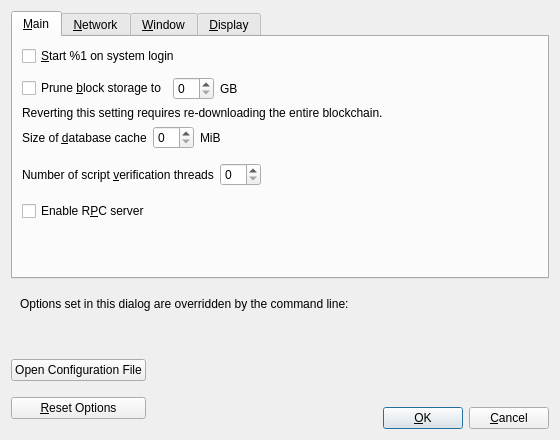
<?xml version="1.0" encoding="UTF-8"?>
<ui version="4.0">
 <class>OptionsDialog</class>
 <widget class="QDialog" name="OptionsDialog">
  <property name="geometry">
   <rect>
    <x>0</x>
    <y>0</y>
    <width>560</width>
    <height>440</height>
   </rect>
  </property>
  <property name="windowTitle">
   <string>Options</string>
  </property>
  <property name="modal">
   <bool>true</bool>
  </property>
  <layout class="QVBoxLayout" name="verticalLayout">
   <item>
    <widget class="QTabWidget" name="tabWidget">
     <property name="currentIndex">
      <number>0</number>
     </property>
     <widget class="QWidget" name="tabMain">
      <attribute name="title">
       <string>&amp;Main</string>
      </attribute>
      <layout class="QVBoxLayout" name="verticalLayout_Main">
       <item>
        <widget class="QCheckBox" name="bitcoinAtStartup">
         <property name="toolTip">
          <string>Automatically start %1 after logging in to the system.</string>
         </property>
         <property name="text">
          <string>&amp;Start %1 on system login</string>
         </property>
        </widget>
       </item>
       <item>
        <spacer name="horizontalSpacer_0_Main">
         <property name="orientation">
          <enum>Qt::Horizontal</enum>
         </property>
         <property name="sizeHint" stdset="0">
          <size>
           <width>40</width>
           <height>5</height>
          </size>
         </property>
        </spacer>
       </item>
       <item>
        <layout class="QHBoxLayout" name="horizontalLayout_Main_Prune">
         <item>
          <widget class="QCheckBox" name="prune">
           <property name="toolTip">
            <string>Enabling pruning significantly reduces the disk space required to store transactions. All blocks are still fully validated. Reverting this setting requires re-downloading the entire blockchain.</string>
           </property>
           <property name="text">
            <string>Prune &amp;block storage to</string>
           </property>
          </widget>
         </item>
         <item>
          <widget class="QSpinBox" name="pruneSize"/>
         </item>
         <item>
          <widget class="QLabel" name="pruneSizeUnitLabel">
           <property name="text">
            <string>GB</string>
           </property>
           <property name="textFormat">
            <enum>Qt::PlainText</enum>
           </property>
          </widget>
         </item>
         <item>
          <spacer name="horizontalSpacer_Main_Prune">
           <property name="orientation">
            <enum>Qt::Horizontal</enum>
           </property>
           <property name="sizeHint" stdset="0">
            <size>
             <width>40</width>
             <height>20</height>
            </size>
           </property>
          </spacer>
         </item>
        </layout>
       </item>
       <item>
        <widget class="QLabel" name="pruneWarning">
         <property name="text">
          <string>Reverting this setting requires re-downloading the entire blockchain.</string>
         </property>
         <property name="textFormat">
          <enum>Qt::PlainText</enum>
         </property>
        </widget>
       </item>
       <item>
        <layout class="QHBoxLayout" name="horizontalLayout_2_Main">
         <item>
          <widget class="QLabel" name="databaseCacheLabel">
           <property name="toolTip">
            <string extracomment="Tooltip text for Options window setting that sets the size of the database cache. Explains the corresponding effects of increasing/decreasing this value.">Maximum database cache size. Make sure you have enough RAM. A larger cache can contribute to faster sync, after which the benefit is less pronounced for most use cases. Lowering the cache size will reduce memory usage. Unused mempool memory is shared for this cache.</string>
           </property>
           <property name="text">
            <string>Size of &amp;database cache</string>
           </property>
           <property name="textFormat">
            <enum>Qt::PlainText</enum>
           </property>
           <property name="buddy">
            <cstring>databaseCache</cstring>
           </property>
          </widget>
         </item>
         <item>
          <widget class="QSpinBox" name="databaseCache"/>
         </item>
         <item>
          <widget class="QLabel" name="databaseCacheUnitLabel">
           <property name="text">
            <string>MiB</string>
           </property>
           <property name="textFormat">
            <enum>Qt::PlainText</enum>
           </property>
          </widget>
         </item>
         <item>
          <spacer name="horizontalSpacer_2_Main">
           <property name="orientation">
            <enum>Qt::Horizontal</enum>
           </property>
           <property name="sizeHint" stdset="0">
            <size>
             <width>40</width>
             <height>20</height>
            </size>
           </property>
          </spacer>
         </item>
        </layout>
       </item>
       <item>
        <layout class="QHBoxLayout" name="horizontalLayout_Main_VerifyLabel">
         <item>
          <widget class="QLabel" name="threadsScriptVerifLabel">
           <property name="toolTip">
            <string extracomment="Tooltip text for Options window setting that sets the number of script verification threads. Explains that negative values mean to leave these many cores free to the system.">Set the number of script verification threads. Negative values correspond to the number of cores you want to leave free to the system.</string>
           </property>
           <property name="text">
            <string>Number of script &amp;verification threads</string>
           </property>
           <property name="textFormat">
            <enum>Qt::PlainText</enum>
           </property>
           <property name="buddy">
            <cstring>threadsScriptVerif</cstring>
           </property>
          </widget>
         </item>
         <item>
          <widget class="QSpinBox" name="threadsScriptVerif">
           <property name="toolTip">
            <string>(0 = auto, &lt;0 = leave that many cores free)</string>
           </property>
          </widget>
         </item>
         <item>
          <spacer name="horizontalSpacer_Main_Threads">
           <property name="orientation">
            <enum>Qt::Horizontal</enum>
           </property>
           <property name="sizeHint" stdset="0">
            <size>
             <width>40</width>
             <height>40</height>
            </size>
           </property>
          </spacer>
         </item>
        </layout>
       </item>
       <item>
        <widget class="QCheckBox" name="enableServer">
         <property name="toolTip">
          <string extracomment="Tooltip text for Options window setting that enables the RPC server.">This allows you or a third party tool to communicate with the node through command-line and JSON-RPC commands.</string>
         </property>
         <property name="text">
          <string extracomment="An Options window setting to enable the RPC server.">Enable R&amp;PC server</string>
         </property>
        </widget>
       </item>
       <item>
        <spacer name="verticalSpacer_Main">
         <property name="orientation">
          <enum>Qt::Vertical</enum>
         </property>
         <property name="sizeHint" stdset="0">
          <size>
           <width>20</width>
           <height>40</height>
          </size>
         </property>
        </spacer>
       </item>
      </layout>
     </widget>
     <widget class="QWidget" name="tabNetwork">
      <attribute name="title">
       <string>&amp;Network</string>
      </attribute>
      <layout class="QVBoxLayout" name="verticalLayout_Network">
       <item>
        <widget class="QCheckBox" name="mapPortNatpmp">
         <property name="toolTip">
          <string>Automatically open the Bitcoin client port on the router. This only works when your router supports PCP or NAT-PMP and it is enabled. The external port could be random.</string>
         </property>
         <property name="text">
          <string>Map port using PCP or NA&amp;T-PMP</string>
         </property>
        </widget>
       </item>
       <item>
        <widget class="QCheckBox" name="allowIncoming">
         <property name="toolTip">
          <string>Accept connections from outside.</string>
         </property>
         <property name="text">
          <string>Allow incomin&amp;g connections</string>
         </property>
        </widget>
       </item>
       <item>
        <widget class="QCheckBox" name="connectSocks">
         <property name="toolTip">
          <string>Connect to the Bitcoin network through a SOCKS5 proxy.</string>
         </property>
         <property name="text">
          <string>&amp;Connect through SOCKS5 proxy (default proxy):</string>
         </property>
        </widget>
       </item>
       <item>
        <layout class="QHBoxLayout" name="horizontalLayout_1_Network">
         <item>
          <widget class="QLabel" name="proxyIpLabel">
           <property name="text">
            <string>Proxy &amp;IP:</string>
           </property>
           <property name="textFormat">
            <enum>Qt::PlainText</enum>
           </property>
           <property name="buddy">
            <cstring>proxyIp</cstring>
           </property>
          </widget>
         </item>
         <item>
          <widget class="QValidatedLineEdit" name="proxyIp">
           <property name="minimumSize">
            <size>
             <width>140</width>
             <height>0</height>
            </size>
           </property>
           <property name="maximumSize">
            <size>
             <width>140</width>
             <height>16777215</height>
            </size>
           </property>
           <property name="toolTip">
            <string>IP address of the proxy (e.g. IPv4: 127.0.0.1 / IPv6: ::1)</string>
           </property>
          </widget>
         </item>
         <item>
          <widget class="QLabel" name="proxyPortLabel">
           <property name="text">
            <string>&amp;Port:</string>
           </property>
           <property name="textFormat">
            <enum>Qt::PlainText</enum>
           </property>
           <property name="buddy">
            <cstring>proxyPort</cstring>
           </property>
          </widget>
         </item>
         <item>
          <widget class="QLineEdit" name="proxyPort">
           <property name="minimumSize">
            <size>
             <width>55</width>
             <height>0</height>
            </size>
           </property>
           <property name="maximumSize">
            <size>
             <width>55</width>
             <height>16777215</height>
            </size>
           </property>
           <property name="toolTip">
            <string>Port of the proxy (e.g. 9050)</string>
           </property>
          </widget>
         </item>
         <item>
          <spacer name="horizontalSpacer_1_Network">
           <property name="orientation">
            <enum>Qt::Horizontal</enum>
           </property>
           <property name="sizeHint" stdset="0">
            <size>
             <width>40</width>
             <height>20</height>
            </size>
           </property>
          </spacer>
         </item>
        </layout>
       </item>
       <item>
        <layout class="QHBoxLayout" name="horizontalLayout_2_Network">
         <item>
          <widget class="QLabel" name="proxyActiveNets">
           <property name="text">
            <string>Used for reaching peers via:</string>
           </property>
           <property name="textFormat">
            <enum>Qt::PlainText</enum>
           </property>
          </widget>
         </item>
         <item>
          <widget class="QCheckBox" name="proxyReachIPv4">
           <property name="enabled">
            <bool>false</bool>
           </property>
           <property name="toolTip">
            <string>Shows if the supplied default SOCKS5 proxy is used to reach peers via this network type.</string>
           </property>
           <property name="text">
            <string/>
           </property>
          </widget>
         </item>
         <item>
          <widget class="QLabel" name="proxyReachIPv4Label">
           <property name="text">
            <string>IPv4</string>
           </property>
           <property name="textFormat">
            <enum>Qt::PlainText</enum>
           </property>
          </widget>
         </item>
         <item>
          <widget class="QCheckBox" name="proxyReachIPv6">
           <property name="enabled">
            <bool>false</bool>
           </property>
           <property name="toolTip">
            <string>Shows if the supplied default SOCKS5 proxy is used to reach peers via this network type.</string>
           </property>
           <property name="text">
            <string/>
           </property>
          </widget>
         </item>
         <item>
          <widget class="QLabel" name="proxyReachIPv6Label">
           <property name="text">
            <string>IPv6</string>
           </property>
           <property name="textFormat">
            <enum>Qt::PlainText</enum>
           </property>
          </widget>
         </item>
         <item>
          <widget class="QCheckBox" name="proxyReachTor">
           <property name="enabled">
            <bool>false</bool>
           </property>
           <property name="toolTip">
            <string>Shows if the supplied default SOCKS5 proxy is used to reach peers via this network type.</string>
           </property>
           <property name="text">
            <string/>
           </property>
          </widget>
         </item>
         <item>
          <widget class="QLabel" name="proxyReachTorLabel">
           <property name="text">
            <string>Tor</string>
           </property>
           <property name="textFormat">
            <enum>Qt::PlainText</enum>
           </property>
          </widget>
         </item>
         <item>
          <spacer name="horizontalSpacer_2_Network">
           <property name="orientation">
            <enum>Qt::Horizontal</enum>
           </property>
           <property name="sizeHint" stdset="0">
            <size>
             <width>40</width>
             <height>20</height>
            </size>
           </property>
          </spacer>
         </item>
        </layout>
       </item>
       <item>
        <widget class="QCheckBox" name="connectSocksTor">
         <property name="toolTip">
          <string>Connect to the Bitcoin network through a separate SOCKS5 proxy for Tor onion services.</string>
         </property>
         <property name="text">
          <string>Use separate SOCKS&amp;5 proxy to reach peers via Tor onion services:</string>
         </property>
        </widget>
       </item>
       <item>
        <layout class="QHBoxLayout" name="horizontalLayout_3_Network">
         <item>
          <widget class="QLabel" name="proxyIpTorLabel">
           <property name="text">
            <string>Proxy &amp;IP:</string>
           </property>
           <property name="textFormat">
            <enum>Qt::PlainText</enum>
           </property>
           <property name="buddy">
            <cstring>proxyIpTor</cstring>
           </property>
          </widget>
         </item>
         <item>
          <widget class="QValidatedLineEdit" name="proxyIpTor">
           <property name="minimumSize">
            <size>
             <width>140</width>
             <height>0</height>
            </size>
           </property>
           <property name="maximumSize">
            <size>
             <width>140</width>
             <height>16777215</height>
            </size>
           </property>
           <property name="toolTip">
            <string>IP address of the proxy (e.g. IPv4: 127.0.0.1 / IPv6: ::1)</string>
           </property>
          </widget>
         </item>
         <item>
          <widget class="QLabel" name="proxyPortTorLabel">
           <property name="text">
            <string>&amp;Port:</string>
           </property>
           <property name="textFormat">
            <enum>Qt::PlainText</enum>
           </property>
           <property name="buddy">
            <cstring>proxyPortTor</cstring>
           </property>
          </widget>
         </item>
         <item>
          <widget class="QLineEdit" name="proxyPortTor">
           <property name="minimumSize">
            <size>
             <width>55</width>
             <height>0</height>
            </size>
           </property>
           <property name="maximumSize">
            <size>
             <width>55</width>
             <height>16777215</height>
            </size>
           </property>
           <property name="toolTip">
            <string>Port of the proxy (e.g. 9050)</string>
           </property>
          </widget>
         </item>
         <item>
          <spacer name="horizontalSpacer_4_Network">
           <property name="orientation">
            <enum>Qt::Horizontal</enum>
           </property>
           <property name="sizeHint" stdset="0">
            <size>
             <width>40</width>
             <height>20</height>
            </size>
           </property>
          </spacer>
         </item>
        </layout>
       </item>
       <item>
        <spacer name="verticalSpacer_Network">
         <property name="orientation">
          <enum>Qt::Vertical</enum>
         </property>
         <property name="sizeHint" stdset="0">
          <size>
           <width>20</width>
           <height>40</height>
          </size>
         </property>
        </spacer>
       </item>
      </layout>
     </widget>
     <widget class="QWidget" name="tabWindow">
      <attribute name="title">
       <string>&amp;Window</string>
      </attribute>
      <layout class="QVBoxLayout" name="verticalLayout_Window">
       <item>
        <widget class="QCheckBox" name="showTrayIcon">
         <property name="toolTip">
          <string>Show the icon in the system tray.</string>
         </property>
         <property name="text">
          <string>&amp;Show tray icon</string>
         </property>
         <property name="checked">
          <bool>true</bool>
         </property>
        </widget>
       </item>
       <item>
        <widget class="QCheckBox" name="minimizeToTray">
         <property name="toolTip">
          <string>Show only a tray icon after minimizing the window.</string>
         </property>
         <property name="text">
          <string>&amp;Minimize to the tray instead of the taskbar</string>
         </property>
        </widget>
       </item>
       <item>
        <widget class="QCheckBox" name="minimizeOnClose">
         <property name="toolTip">
          <string>Minimize instead of exit the application when the window is closed. When this option is enabled, the application will be closed only after selecting Exit in the menu.</string>
         </property>
         <property name="text">
          <string>M&amp;inimize on close</string>
         </property>
        </widget>
       </item>
       <item>
        <spacer name="verticalSpacer_Window">
         <property name="orientation">
          <enum>Qt::Vertical</enum>
         </property>
         <property name="sizeHint" stdset="0">
          <size>
           <width>20</width>
           <height>40</height>
          </size>
         </property>
        </spacer>
       </item>
      </layout>
     </widget>
     <widget class="QWidget" name="tabDisplay">
      <attribute name="title">
       <string>&amp;Display</string>
      </attribute>
      <layout class="QVBoxLayout" name="verticalLayout_Display">
       <item>
        <layout class="QHBoxLayout" name="horizontalLayout_1_Display">
         <item>
          <widget class="QLabel" name="langLabel">
           <property name="text">
            <string>User Interface &amp;language:</string>
           </property>
           <property name="textFormat">
            <enum>Qt::PlainText</enum>
           </property>
           <property name="buddy">
            <cstring>lang</cstring>
           </property>
          </widget>
         </item>
         <item>
          <widget class="QValueComboBox" name="lang">
           <property name="toolTip">
            <string>The user interface language can be set here. This setting will take effect after restarting %1.</string>
           </property>
          </widget>
         </item>
        </layout>
       </item>
       <item>
        <layout class="QHBoxLayout" name="horizontalLayout_2_Display">
         <item>
          <widget class="QLabel" name="unitLabel">
           <property name="text">
            <string>&amp;Unit to show amounts in:</string>
           </property>
           <property name="textFormat">
            <enum>Qt::PlainText</enum>
           </property>
           <property name="buddy">
            <cstring>unit</cstring>
           </property>
          </widget>
         </item>
         <item>
          <widget class="QValueComboBox" name="unit">
           <property name="toolTip">
            <string>Choose the default subdivision unit to show in the interface and when sending coins.</string>
           </property>
          </widget>
         </item>
        </layout>
       </item>
       <item>
        <layout class="QHBoxLayout" name="horizontalLayout_3_Display">
         <item>
          <widget class="QLabel" name="thirdPartyTxUrlsLabel">
           <property name="toolTip">
            <string>Third-party URLs (e.g. a block explorer) that appear in the transactions tab as context menu items. %s in the URL is replaced by transaction hash. Multiple URLs are separated by vertical bar |.</string>
           </property>
           <property name="text">
            <string>&amp;Third-party transaction URLs</string>
           </property>
           <property name="buddy">
            <cstring>thirdPartyTxUrls</cstring>
           </property>
          </widget>
         </item>
         <item>
          <widget class="QLineEdit" name="thirdPartyTxUrls">
           <property name="toolTip">
            <string>Third-party URLs (e.g. a block explorer) that appear in the transactions tab as context menu items. %s in the URL is replaced by transaction hash. Multiple URLs are separated by vertical bar |.</string>
           </property>
           <property name="placeholderText">
            <string notr="true">https://example.com/tx/%s</string>
           </property>
          </widget>
         </item>
        </layout>
       </item>
       <item>
        <layout class="QHBoxLayout" name="horizontalLayout_4_Display">
         <item>
          <widget class="QLabel" name="moneyFontLabel">
           <property name="text">
            <string>Font in the Overview tab: </string>
           </property>
           <property name="buddy">
            <cstring>moneyFont</cstring>
           </property>
          </widget>
         </item>
         <item>
          <widget class="QComboBox" name="moneyFont"/>
         </item>
         <item>
          <widget class="QLabel" name="moneyFont_preview">
           <property name="text">
            <string notr="true">111.11111111 BTC
909.09090909 BTC</string>
           </property>
          </widget>
         </item>
        </layout>
       </item>
       <item>
        <spacer name="verticalSpacer_Display">
         <property name="orientation">
          <enum>Qt::Vertical</enum>
         </property>
         <property name="sizeHint" stdset="0">
          <size>
           <width>20</width>
           <height>40</height>
          </size>
         </property>
        </spacer>
       </item>
      </layout>
     </widget>
    </widget>
   </item>
   <item>
    <widget class="QFrame" name="frame">
     <layout class="QVBoxLayout" name="verticalLayout_Bottom">
      <item>
       <layout class="QHBoxLayout" name="horizontalLayout_Bottom">
        <item>
         <widget class="QLabel" name="overriddenByCommandLineInfoLabel">
          <property name="text">
           <string>Options set in this dialog are overridden by the command line:</string>
          </property>
          <property name="textFormat">
           <enum>Qt::PlainText</enum>
          </property>
         </widget>
        </item>
        <item>
         <spacer name="horizontalSpacer_Bottom">
          <property name="orientation">
           <enum>Qt::Horizontal</enum>
          </property>
          <property name="sizeHint" stdset="0">
           <size>
            <width>40</width>
            <height>20</height>
           </size>
          </property>
         </spacer>
        </item>
       </layout>
      </item>
      <item>
       <widget class="QLabel" name="overriddenByCommandLineLabel">
        <property name="text">
         <string/>
        </property>
        <property name="textFormat">
         <enum>Qt::PlainText</enum>
        </property>
        <property name="wordWrap">
         <bool>true</bool>
        </property>
       </widget>
      </item>
     </layout>
    </widget>
   </item>
   <item>
    <layout class="QHBoxLayout" name="horizontalLayout_Buttons">
     <item>
      <layout class="QVBoxLayout" name="verticalLayout_Buttons">
       <item>
        <widget class="QPushButton" name="openBitcoinConfButton">
         <property name="toolTip">
          <string>Open the %1 configuration file from the working directory.</string>
         </property>
         <property name="text">
          <string>Open Configuration File</string>
         </property>
         <property name="autoDefault">
          <bool>false</bool>
         </property>
        </widget>
       </item>
       <item>
        <widget class="QPushButton" name="resetButton">
         <property name="toolTip">
          <string>Reset all client options to default.</string>
         </property>
         <property name="text">
          <string>&amp;Reset Options</string>
         </property>
         <property name="autoDefault">
          <bool>false</bool>
         </property>
        </widget>
       </item>
      </layout>
     </item>
     <item>
      <spacer name="horizontalSpacer_1">
       <property name="orientation">
        <enum>Qt::Horizontal</enum>
       </property>
       <property name="sizeHint" stdset="0">
        <size>
         <width>40</width>
         <height>48</height>
        </size>
       </property>
      </spacer>
     </item>
     <item>
      <widget class="QLabel" name="statusLabel">
       <property name="minimumSize">
        <size>
         <width>200</width>
         <height>0</height>
        </size>
       </property>
       <property name="font">
        <font>
         <weight>75</weight>
         <bold>true</bold>
        </font>
       </property>
       <property name="text">
        <string/>
       </property>
       <property name="textFormat">
        <enum>Qt::PlainText</enum>
       </property>
       <property name="wordWrap">
        <bool>true</bool>
       </property>
      </widget>
     </item>
     <item>
      <spacer name="horizontalSpacer_2">
       <property name="orientation">
        <enum>Qt::Horizontal</enum>
       </property>
       <property name="sizeHint" stdset="0">
        <size>
         <width>40</width>
         <height>48</height>
        </size>
       </property>
      </spacer>
     </item>
     <item>
      <layout class="QVBoxLayout" name="verticalLayout_4">
       <item>
        <spacer name="verticalSpacer">
         <property name="orientation">
          <enum>Qt::Vertical</enum>
         </property>
         <property name="sizeHint" stdset="0">
          <size>
           <width>20</width>
           <height>40</height>
          </size>
         </property>
        </spacer>
       </item>
       <item>
        <layout class="QHBoxLayout" name="horizontalLayout">
         <item>
          <widget class="QPushButton" name="okButton">
           <property name="text">
            <string>&amp;OK</string>
           </property>
           <property name="autoDefault">
            <bool>false</bool>
           </property>
           <property name="default">
            <bool>true</bool>
           </property>
          </widget>
         </item>
         <item>
          <widget class="QPushButton" name="cancelButton">
           <property name="text">
            <string>&amp;Cancel</string>
           </property>
           <property name="autoDefault">
            <bool>false</bool>
           </property>
          </widget>
         </item>
        </layout>
       </item>
      </layout>
     </item>
    </layout>
   </item>
  </layout>
 </widget>
 <customwidgets>
  <customwidget>
   <class>QValidatedLineEdit</class>
   <extends>QLineEdit</extends>
   <header>qt/qvalidatedlineedit.h</header>
  </customwidget>
  <customwidget>
   <class>QValueComboBox</class>
   <extends>QComboBox</extends>
   <header>qt/qvaluecombobox.h</header>
  </customwidget>
 </customwidgets>
 <resources/>
 <connections/>
</ui>
